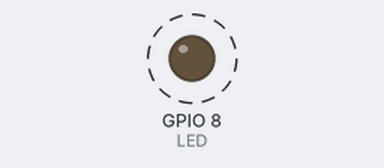
Recording of a sketch running on a simulated ESP32-C3. On the bench: output pins drawn as LEDs (lit = HIGH). Dashed ring = blinking.

Above: at 0.2 s.
Timing chart, 0 to 3.0 s (numbered marks = the images above):
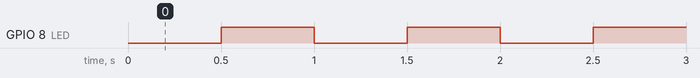

Measured:
- by itself, GPIO 8 (LED): alternates HIGH for 0.50 s and LOW for 0.50 s

The sketch:

el-led-de-la-super-mini-esta-en-gpio8.ino
```cpp
const int LED = 8;   // Super Mini: nivel bajo = encendido

void setup() {
  pinMode(LED, OUTPUT);
}

void loop() {
  digitalWrite(LED, LOW);    // enciende
  delay(500);
  digitalWrite(LED, HIGH);   // apaga
  delay(500);
}
```
